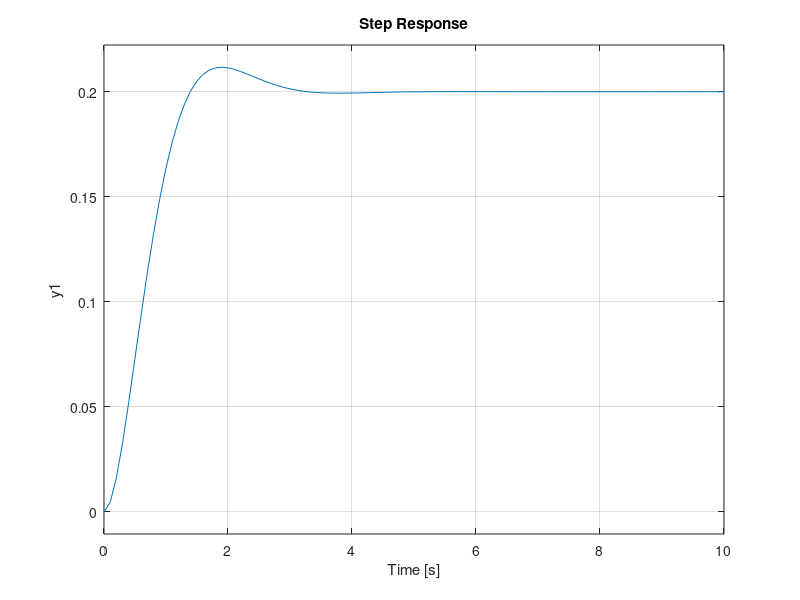

Source code (MATLAB):
clc 
clear
close all

%Define the constants of the transfer funtions
m = 1;
c = 3;
k = 5;

%Create a transfer function object in Matlab (using the 'tf' command)
%
% G (s) = 1/(m*s^2+c*s+k)
G_num = [1];
G_den = [m c k];

G = tf(G_num,G_den)

%Subject the system to a unit step input
figure
tFinal = 10
step(G,tFinal)

%Subject the system to a sinusoidal input(u(t)= 5*sin(2*t)